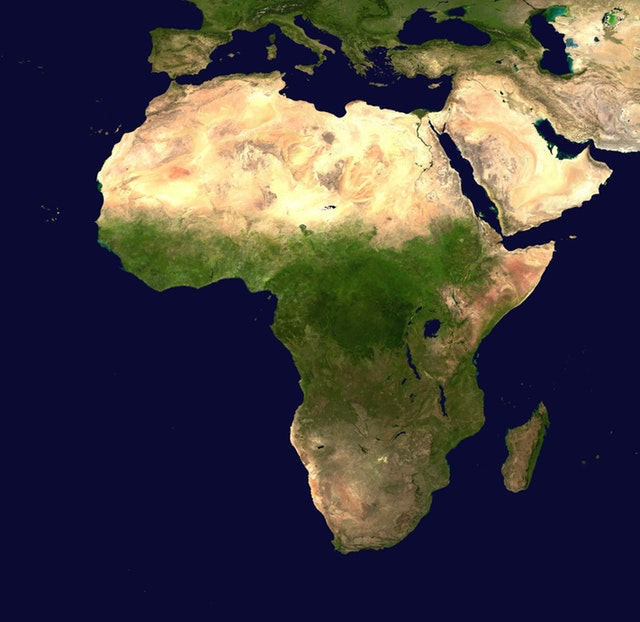
#> input picture 04.OpenCV_Contours,Convex_Hull,Convexity_Defects/veriler/map.jpg, 640 x 622 px
$ jupyter execute --allow-errors '05. Convex Hull.ipynb'
#> lines starting #> are read from the running program, lines starting #| are printed output that depends on the picture; after the words box and inside, x2 and y2 are one past the last pixel; in counts of white or black regions, pixels touching at a corner belong together
[cell 1]
import cv2
import numpy as np

img = cv2.imread("veriler/map.jpg")
#> img is the input picture: shape (622, 640, 3); mean B, G, R 66.4, 64, 68.6
gray = cv2.imread("veriler/map.jpg", 0)
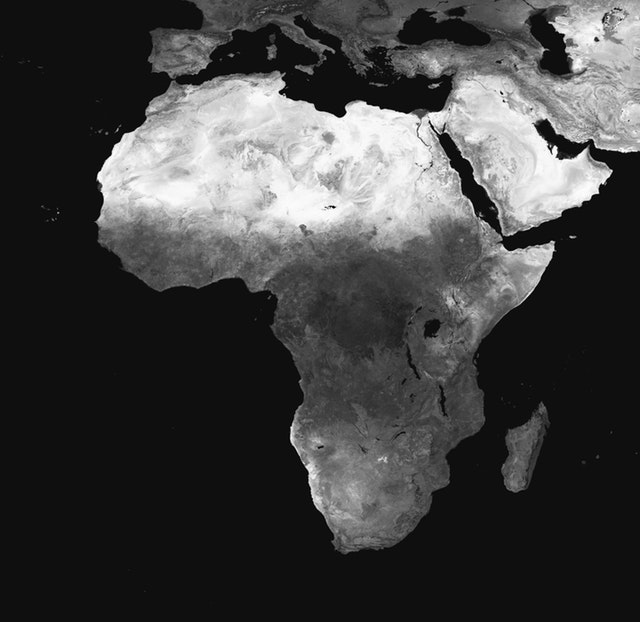
#> gray: shape (622, 640); min 0, max 255, mean 65.7
blur = cv2.blur(gray,(3,3))
ret,thresh = cv2.threshold(blur,40,255,cv2.THRESH_BINARY)
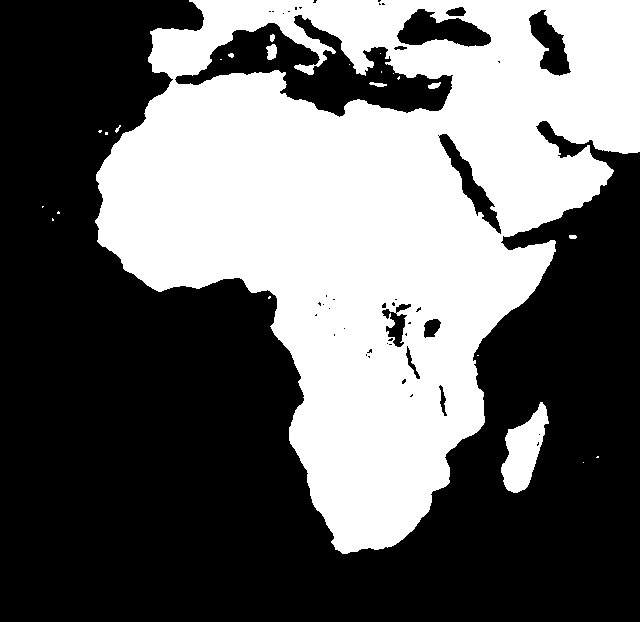
#> thresh: shape (622, 640); 41.2% white; 24 white regions (15 under 20 px)

contours,hierarchy = cv2.findContours(thresh,cv2.RETR_TREE,cv2.CHAIN_APPROX_SIMPLE)
#> contours = 69 contours, 50 with area under 20; largest, box (x1, y1, x2, y2) and area: (95, 0, 640, 554) 177436, (174, 14, 454, 118) 11646, (501, 402, 549, 493) 2249, (396, 8, 492, 48) 2191, (438, 133, 502, 235) 1528

hull = []

for i in range(len(contours)):
    hull.append(cv2.convexHull(contours[i],False))
#> this loop made 69 passes
#> after the loop, hull = 69 contours, 48 with area under 20; largest, box (x1, y1, x2, y2) and area: (95, 0, 640, 554) 209284, (174, 14, 454, 118) 18006, (501, 402, 549, 493) 2616, (396, 8, 492, 48) 2596, (438, 133, 502, 235) 1918

bg = np.zeros((thresh.shape[0],thresh.shape[1],3),np.uint8)

for i in range(len(contours)):
    cv2.drawContours(bg,contours,i,(255,0,0),3,8)
    cv2.drawContours(bg,hull,i,(0,255,0),1,8)
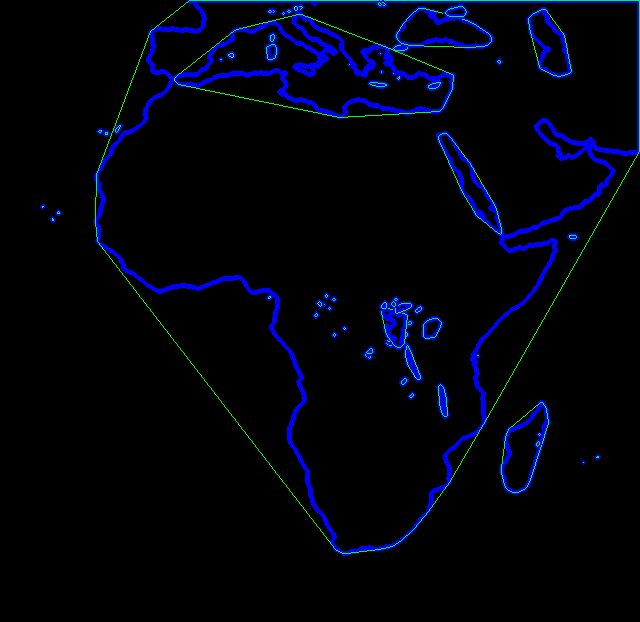
#> bg: shape (622, 640, 3); mean of channels 0, 1, 2 12.8, 2.4, 0; drawn as B, G, R


cv2.imshow("Image",bg)


cv2.waitKey(0)
cv2.destroyAllWindows()

#> (the rest of this cell did not finish here and is left out)
